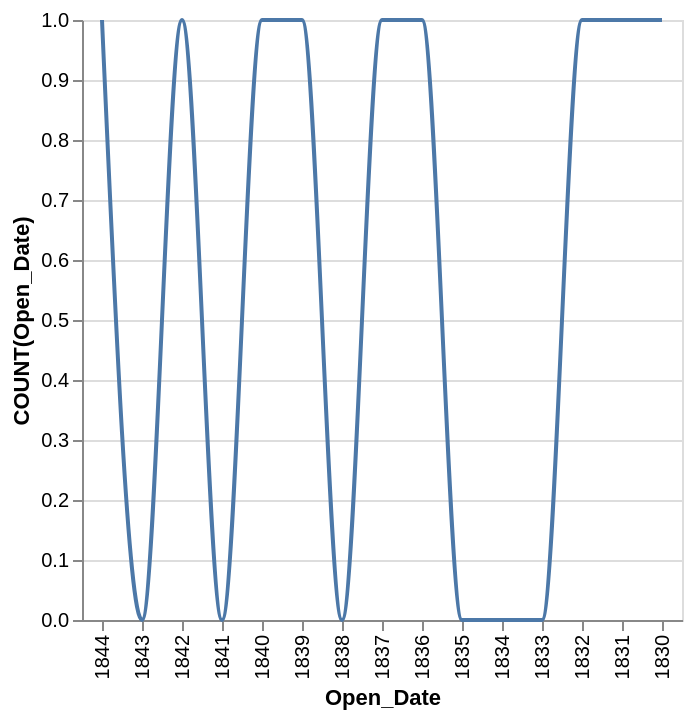

Write the Vega-Lite specification saved for this chart.
### Vega-Lite specification from a JSON file in a GitHub repository (floating-point values rounded to 4 significant figures)
{"data": {"values": [{"x_data": "1830", "y_data": 1}, {"x_data": "1831", "y_data": 1}, {"x_data": "1832", "y_data": 1}, {"x_data": "1833", "y_data": 0}, {"x_data": "1834", "y_data": 0}, {"x_data": "1835", "y_data": 0}, {"x_data": "1836", "y_data": 1}, {"x_data": "1837", "y_data": 1}, {"x_data": "1838", "y_data": 0}, {"x_data": "1839", "y_data": 1}, {"x_data": "1840", "y_data": 1}, {"x_data": "1841", "y_data": 0}, {"x_data": "1842", "y_data": 1}, {"x_data": "1843", "y_data": 0}, {"x_data": "1844", "y_data": 1}]}, "mark": {"type": "line", "interpolate": "monotone"}, "encoding": {"x": {"field": "x_data", "type": "nominal", "title": "Open_Date", "sort": "descending"}, "y": {"field": "y_data", "type": "quantitative", "title": "COUNT(Open_Date)"}}}
